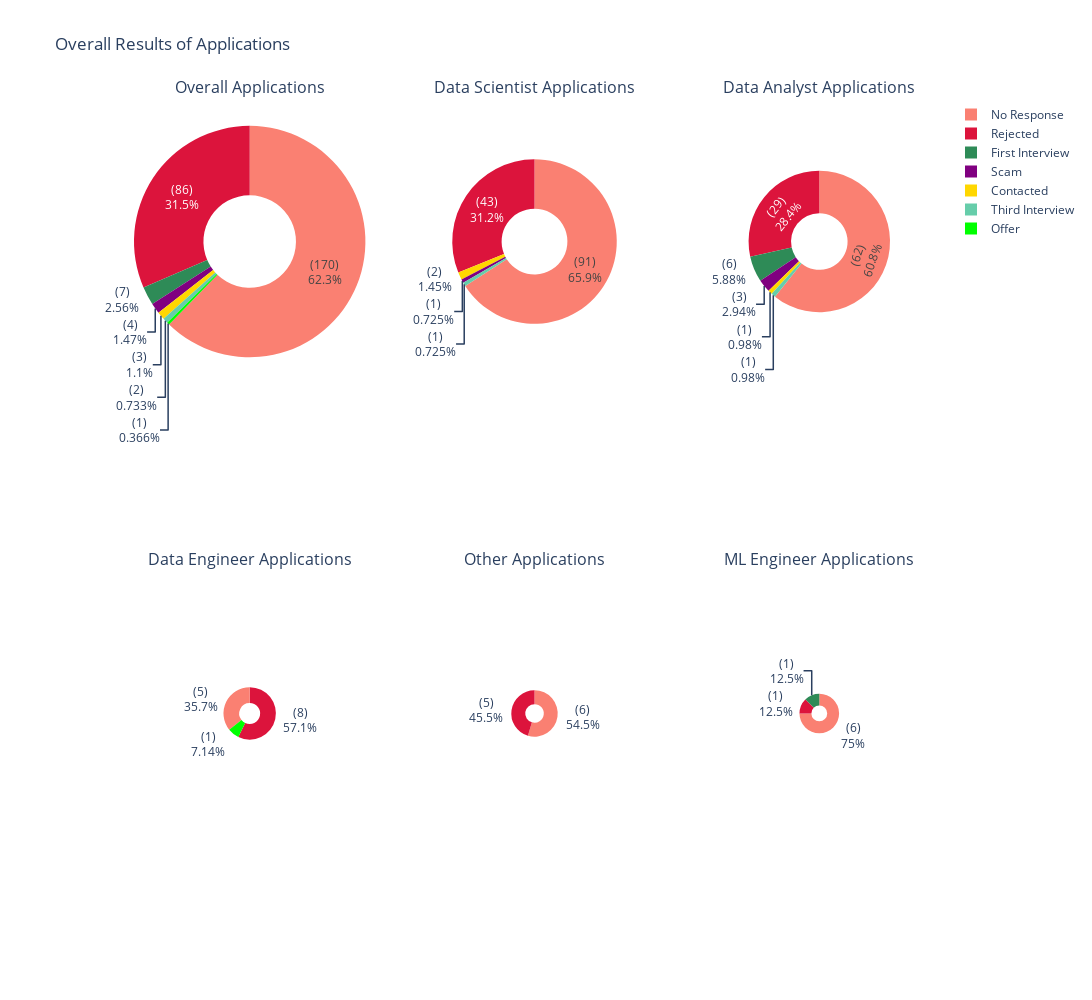

The code cell stored with this chart in its notebook:
### Code cell
cats = ["Overall"] + list(role_group_to_bar.index)

fig = make_subplots(2, 3, subplot_titles=[cat + " Applications" for cat in cats], specs=[[{'type':'domain'}]*(len(cats) // 2), [{'type':'domain'}]*(len(cats) // 2)])
                   
s = pd.Series(result_colors).drop("Total").reindex(role_group_to_bar.drop("Total", axis=1).columns)
    
i, j = 1, 1
for pie_category in cats:
    
    pie_category = pie_category if pie_category is not None else "Overall"
   
    if pie_category == "Overall":
        fig.add_trace(go.Pie(values=df["Result"].value_counts(), 
                    labels=df["Result"].value_counts().index,
                    marker=dict(colors=s.reindex(df["Result"].value_counts().index)),
                    scalegroup='one',
                    hole=0.4,
                    name=""), i, j) 
    else:
        pie_cat_df = df[df["Broad_Role"] == pie_category]
    
        fig.add_trace(go.Pie(values=pie_cat_df["Result"].value_counts(), 
                labels=pie_cat_df["Result"].value_counts().index,
                scalegroup='one',
                marker=dict(colors=s.reindex(pie_cat_df["Result"].value_counts().index)),
                hole=0.4,
                name=""), i, j) # donut
    
    # update text labels on pie slices
    fig.update_traces(textinfo="value+percent", texttemplate="(%{value})<br>%{percent}")
    
    i = i if j < 3 else 2
    j = j + 1 if j < 3 else 1
    
fig.update_layout(width=1200, height=1000, title_text='Overall Results of Applications')
fig.show()

### Figure 1 — Plotly figure (JSON) as saved in the notebook; plotly's stock layout.template omitted (floating-point values rounded to 4 significant figures)
{"data": [{"domain": {"x": [0, 0.2889], "y": [0.625, 1]}, "hole": 0.4, "labels": ["No Response", "Rejected", "First Interview", "Scam", "Contacted", "Third Interview", "Offer"], "marker": {"colors": ["salmon", "crimson", "seagreen", "purple", "gold", "mediumaquamarine", "lime"]}, "name": "", "scalegroup": "one", "textinfo": "value+percent", "texttemplate": "(%{value})<br>%{percent}", "type": "pie", "values": [170, 86, 7, 4, 3, 2, 1]}, {"domain": {"x": [0.3556, 0.6444], "y": [0.625, 1]}, "hole": 0.4, "labels": ["No Response", "Rejected", "Contacted", "Scam", "Third Interview"], "marker": {"colors": ["salmon", "crimson", "gold", "purple", "mediumaquamarine"]}, "name": "", "scalegroup": "one", "textinfo": "value+percent", "texttemplate": "(%{value})<br>%{percent}", "type": "pie", "values": [91, 43, 2, 1, 1]}, {"domain": {"x": [0.7111, 1], "y": [0.625, 1]}, "hole": 0.4, "labels": ["No Response", "Rejected", "First Interview", "Scam", "Contacted", "Third Interview"], "marker": {"colors": ["salmon", "crimson", "seagreen", "purple", "gold", "mediumaquamarine"]}, "name": "", "scalegroup": "one", "textinfo": "value+percent", "texttemplate": "(%{value})<br>%{percent}", "type": "pie", "values": [62, 29, 6, 3, 1, 1]}, {"domain": {"x": [0, 0.2889], "y": [0, 0.375]}, "hole": 0.4, "labels": ["Rejected", "No Response", "Offer"], "marker": {"colors": ["crimson", "salmon", "lime"]}, "name": "", "scalegroup": "one", "textinfo": "value+percent", "texttemplate": "(%{value})<br>%{percent}", "type": "pie", "values": [8, 5, 1]}, {"domain": {"x": [0.3556, 0.6444], "y": [0, 0.375]}, "hole": 0.4, "labels": ["No Response", "Rejected"], "marker": {"colors": ["salmon", "crimson"]}, "name": "", "scalegroup": "one", "textinfo": "value+percent", "texttemplate": "(%{value})<br>%{percent}", "type": "pie", "values": [6, 5]}, {"domain": {"x": [0.7111, 1], "y": [0, 0.375]}, "hole": 0.4, "labels": ["No Response", "First Interview", "Rejected"], "marker": {"colors": ["salmon", "seagreen", "crimson"]}, "name": "", "scalegroup": "one", "textinfo": "value+percent", "texttemplate": "(%{value})<br>%{percent}", "type": "pie", "values": [6, 1, 1]}], "layout": {"annotations": [{"font": {"size": 16}, "showarrow": false, "text": "Overall Applications", "x": 0.1444, "xanchor": "center", "xref": "paper", "y": 1, "yanchor": "bottom", "yref": "paper"}, {"font": {"size": 16}, "showarrow": false, "text": "Data Scientist Applications", "x": 0.5, "xanchor": "center", "xref": "paper", "y": 1, "yanchor": "bottom", "yref": "paper"}, {"font": {"size": 16}, "showarrow": false, "text": "Data Analyst Applications", "x": 0.8556, "xanchor": "center", "xref": "paper", "y": 1, "yanchor": "bottom", "yref": "paper"}, {"font": {"size": 16}, "showarrow": false, "text": "Data Engineer Applications", "x": 0.1444, "xanchor": "center", "xref": "paper", "y": 0.375, "yanchor": "bottom", "yref": "paper"}, {"font": {"size": 16}, "showarrow": false, "text": "Other Applications", "x": 0.5, "xanchor": "center", "xref": "paper", "y": 0.375, "yanchor": "bottom", "yref": "paper"}, {"font": {"size": 16}, "showarrow": false, "text": "ML Engineer Applications", "x": 0.8556, "xanchor": "center", "xref": "paper", "y": 0.375, "yanchor": "bottom", "yref": "paper"}], "height": 1000, "title": {"text": "Overall Results of Applications"}, "width": 1200}}
